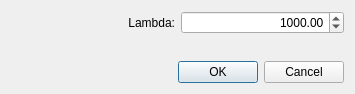
<?xml version="1.0" encoding="UTF-8"?>
<ui version="4.0">
 <class>ARAP_dialog</class>
 <widget class="QDialog" name="ARAP_dialog">
  <property name="geometry">
   <rect>
    <x>0</x>
    <y>0</y>
    <width>355</width>
    <height>94</height>
   </rect>
  </property>
  <property name="cursor">
   <cursorShape>ArrowCursor</cursorShape>
  </property>
  <property name="windowTitle">
   <string>Meshing criteria</string>
  </property>
  <layout class="QVBoxLayout" name="verticalLayout">
   <item>
    <layout class="QGridLayout" name="gridLayout" columnstretch="0,0">
     <item row="0" column="0">
      <widget class="QLabel" name="lambdaLabel">
       <property name="text">
        <string>Lambda:</string>
       </property>
       <property name="alignment">
        <set>Qt::AlignRight|Qt::AlignTrailing|Qt::AlignVCenter</set>
       </property>
       <property name="buddy">
        <cstring>lambdaSpinBox</cstring>
       </property>
      </widget>
     </item>
     <item row="0" column="1">
      <widget class="QDoubleSpinBox" name="lambdaSpinBox">
       <property name="alignment">
        <set>Qt::AlignRight|Qt::AlignTrailing|Qt::AlignVCenter</set>
       </property>
       <property name="minimum">
        <double>0.000000000000000</double>
       </property>
       <property name="maximum">
        <double>100000.000000000000000</double>
       </property>
       <property name="singleStep">
        <double>0.100000000000000</double>
       </property>
       <property name="value">
        <double>1000.000000000000000</double>
       </property>
      </widget>
     </item>
    </layout>
   </item>
   <item>
    <spacer name="verticalSpacer_2">
     <property name="orientation">
      <enum>Qt::Vertical</enum>
     </property>
     <property name="sizeHint" stdset="0">
      <size>
       <width>20</width>
       <height>40</height>
      </size>
     </property>
    </spacer>
   </item>
   <item>
    <spacer name="verticalSpacer">
     <property name="orientation">
      <enum>Qt::Vertical</enum>
     </property>
     <property name="sizeHint" stdset="0">
      <size>
       <width>20</width>
       <height>40</height>
      </size>
     </property>
    </spacer>
   </item>
   <item>
    <widget class="QDialogButtonBox" name="buttonBox">
     <property name="orientation">
      <enum>Qt::Horizontal</enum>
     </property>
     <property name="standardButtons">
      <set>QDialogButtonBox::Cancel|QDialogButtonBox::Ok</set>
     </property>
    </widget>
   </item>
  </layout>
 </widget>
 <resources/>
 <connections>
  <connection>
   <sender>buttonBox</sender>
   <signal>accepted()</signal>
   <receiver>ARAP_dialog</receiver>
   <slot>accept()</slot>
   <hints>
    <hint type="sourcelabel">
     <x>384</x>
     <y>191</y>
    </hint>
    <hint type="destinationlabel">
     <x>157</x>
     <y>195</y>
    </hint>
   </hints>
  </connection>
  <connection>
   <sender>buttonBox</sender>
   <signal>rejected()</signal>
   <receiver>ARAP_dialog</receiver>
   <slot>reject()</slot>
   <hints>
    <hint type="sourcelabel">
     <x>384</x>
     <y>191</y>
    </hint>
    <hint type="destinationlabel">
     <x>286</x>
     <y>195</y>
    </hint>
   </hints>
  </connection>
 </connections>
</ui>
